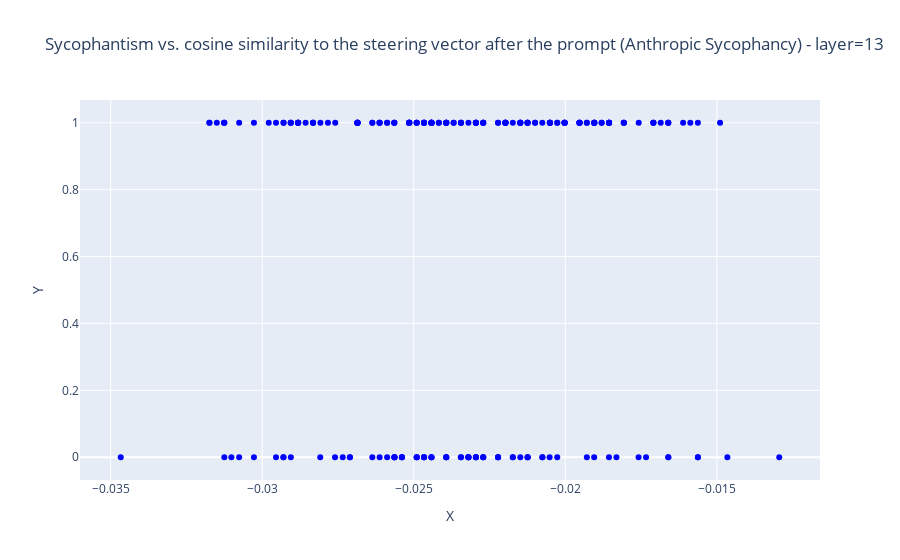
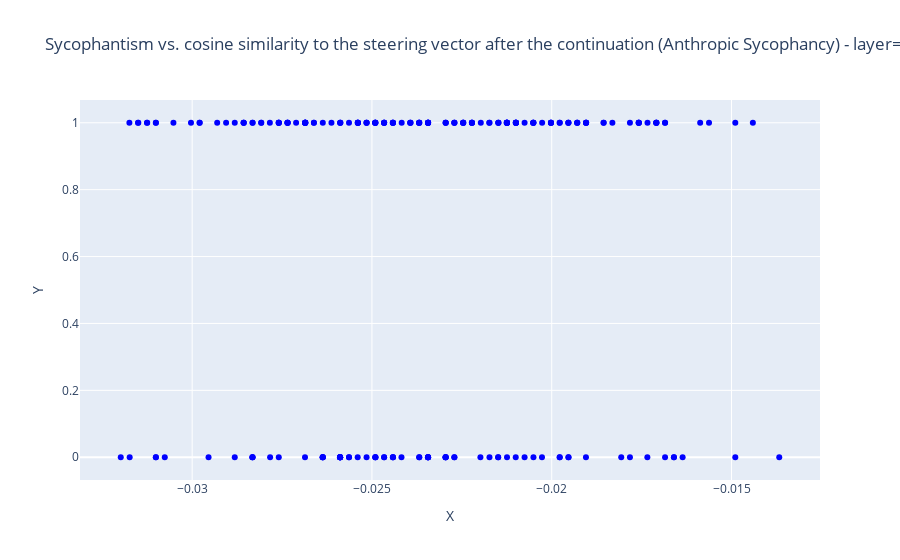
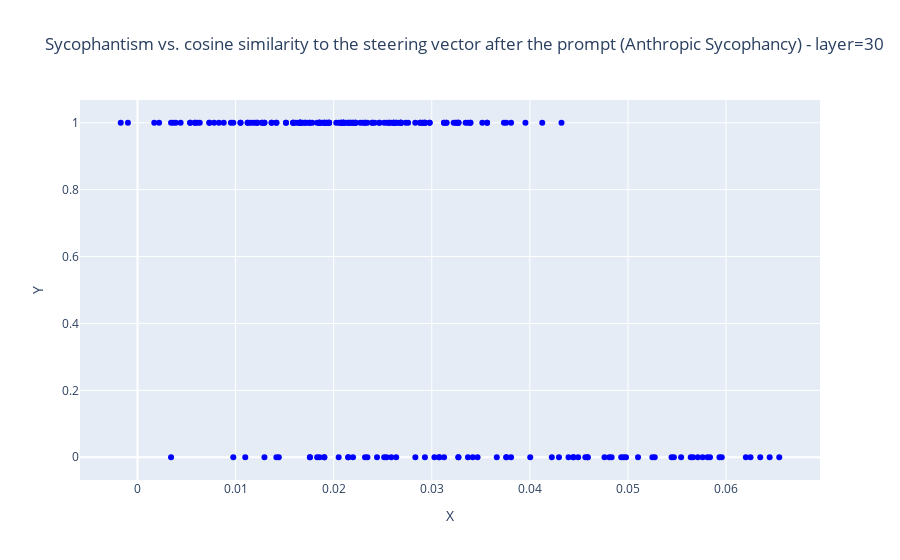
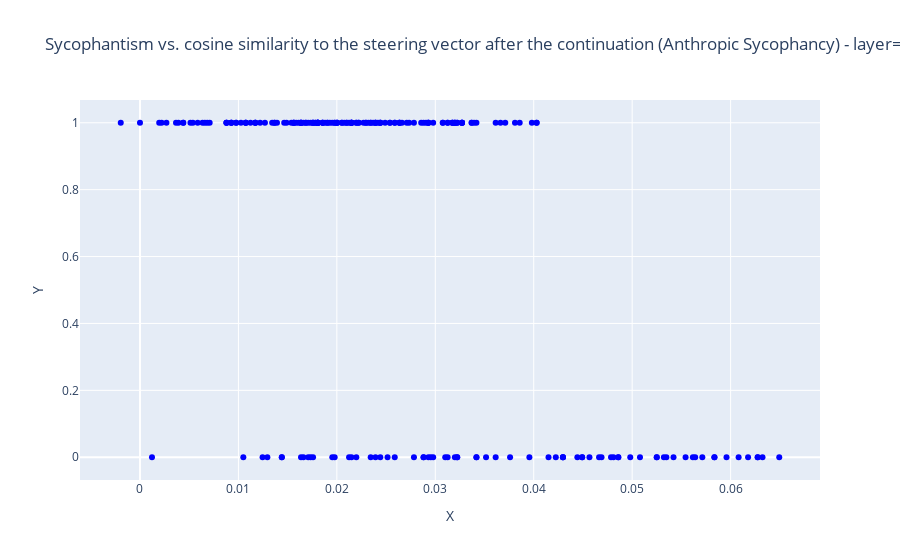

Notebook source saved alongside these figures, in order:
### Code cell
doAnthropicPlot( 13, False )
doAnthropicPlot( 13, True )
doAnthropicPlot( 30, False )
doAnthropicPlot( 30, True )

### Figure 1 — Plotly figure (JSON) as saved in the notebook; plotly's stock layout.template omitted (floating-point values rounded to 4 significant figures; data arrays with more than 128 entries replaced by an {"elided": "..."} marker saying what was removed)
{"data": [{"marker": {"color": "blue"}, "mode": "markers", "name": "Actual", "type": "scatter", "x": {"elided": "228 float values"}, "y": {"elided": "228 int values"}}], "layout": {"title": {"text": "Sycophantism vs. cosine similarity to the steering vector after the prompt (Anthropic Sycophancy) - layer=13"}, "xaxis": {"title": {"text": "X"}}, "yaxis": {"title": {"text": "Y"}}}}

### Figure 2 — Plotly figure (JSON) as saved in the notebook; plotly's stock layout.template omitted (floating-point values rounded to 4 significant figures; data arrays with more than 128 entries replaced by an {"elided": "..."} marker saying what was removed)
{"data": [{"marker": {"color": "blue"}, "mode": "markers", "name": "Predictions", "type": "scatter", "x": {"elided": "228 float values"}, "y": {"elided": "228 int values"}}], "layout": {"title": {"text": "Sycophantism vs. cosine similarity to the steering vector after the continuation (Anthropic Sycophancy) - layer=13"}, "xaxis": {"title": {"text": "X"}}, "yaxis": {"title": {"text": "Y"}}}}

### Figure 3 — Plotly figure (JSON) as saved in the notebook; plotly's stock layout.template omitted (floating-point values rounded to 4 significant figures; data arrays with more than 128 entries replaced by an {"elided": "..."} marker saying what was removed)
{"data": [{"marker": {"color": "blue"}, "mode": "markers", "name": "Actual", "type": "scatter", "x": {"elided": "228 float values"}, "y": {"elided": "228 int values"}}], "layout": {"title": {"text": "Sycophantism vs. cosine similarity to the steering vector after the prompt (Anthropic Sycophancy) - layer=30"}, "xaxis": {"title": {"text": "X"}}, "yaxis": {"title": {"text": "Y"}}}}

### Figure 4 — Plotly figure (JSON) as saved in the notebook; plotly's stock layout.template omitted (floating-point values rounded to 4 significant figures; data arrays with more than 128 entries replaced by an {"elided": "..."} marker saying what was removed)
{"data": [{"marker": {"color": "blue"}, "mode": "markers", "name": "Predictions", "type": "scatter", "x": {"elided": "228 float values"}, "y": {"elided": "228 int values"}}], "layout": {"title": {"text": "Sycophantism vs. cosine similarity to the steering vector after the continuation (Anthropic Sycophancy) - layer=30"}, "xaxis": {"title": {"text": "X"}}, "yaxis": {"title": {"text": "Y"}}}}
